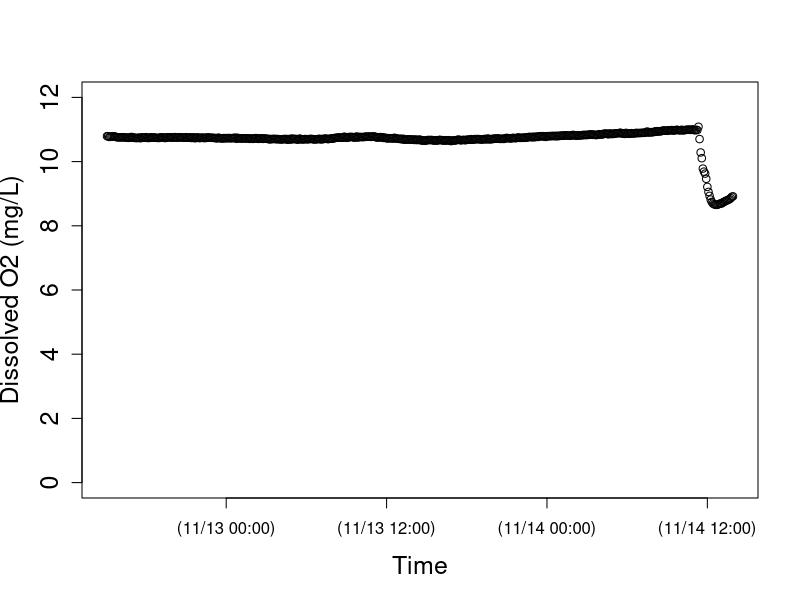
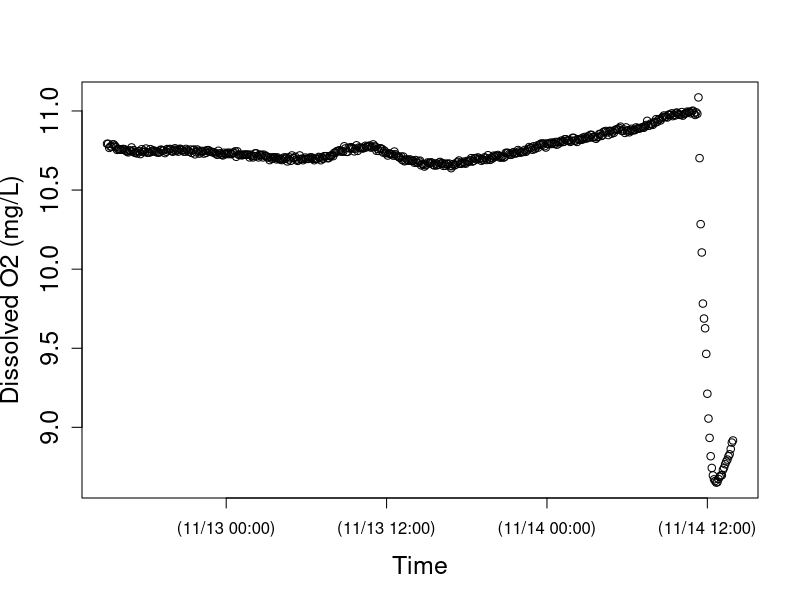

These charts were generated, in order, by the following R code: (Note: this script raises an error after producing the figures.)
setwd("N:/Thesis.N/FreshStart_trans/TempLight_trans/TempLightFall17_trans/HU12nov17")
install.packages("chron")
library(chron)
StreamData=read.table("HU12nov17.csv",header=TRUE)  	##time is in seconds since 1970 and in UTC
StreamData$dtime<-chron(StreamData$time/86400)-(8/24)
## Check new chron object dtime and O2 data
## here is where you can target and remove outliers if you want to check before running models 
plot(StreamData$dtime, StreamData$oxy,cex.lab=1.5, cex.axis=1.5, lwd=1,ylim=c(0,12), xlab="Time",ylab="Dissolved O2 (mg/L)")
plot(StreamData$dtime, StreamData$oxy,cex.lab=1.5, cex.axis=1.5, lwd=1, xlab="Time",ylab="Dissolved O2 (mg/L)")

# END data important and management
# [2] LOAD O2 SATURATION FUNCTION

osat<- function(temp, bp) {
  
  tstd<-log((298.15-temp) / (273.15 + temp))
  
  a0<-2.00907
  a1<-3.22014
  a2<-4.0501
  a3<-4.94457
  a4<- -0.256847
  a5<- 3.88767
  
  u<-10^(8.10765-(1750.286/(235+temp)))
  
  sato<-(exp(a0 + a1*tstd + a2*tstd^2 + a3*tstd^3 + a4*tstd^4+a5*tstd^5))*((bp-u)/(760-u))*1.42905
  sato
}

#end of function
# END loading O2 SAT calc #
# [3] LOAD BAROMETRIC PRESSURE FUNCTION
## Function to correct barometric pressure for altitude. From Colt (2012).
## This function gives bp in mmHg for altitude given nearby measurement of standardized barometric pressure. 
## temp is degC 
## alt is m
## bpst is in inches of Hg and the sort of data you will find from U.S. weather stations.  Delete the *25.4 if you in the rest of the world where pressure is given in metric units
####function returns mm of Hg
bpcalc<- function(bpst, alt) {
  bpst*25.4*exp((-9.80665*0.0289644*alt)/(8.31447*(273.15+15)))
}
#end of function
# END loading BP calc function ####### 
# [4] LOAD GAS EXCHANGE (K) FUNCTIONS
# NOTE: The functions you use will depend on the methods used to estimate K (O2, propane, SF6). The temperature correction (Kcor) is embedded in the models below, but the Kcor function must be loaded into R before running the model.
# UNITS are day^(-1)
## This code does the opposite of Kcor below; it estimates K600 for KO2 at a given temperature. From Wanninkhof (1992).
K600fromO2<-function (temp, KO2) {
  ((600/(1800.6 - (120.1 * temp) + (3.7818 * temp^2) - (0.047608 * temp^3)))^-0.5) * KO2
}
#end of function
# This calculates K600 from K measured in a propane addition. From Raymond et al. (2012).
K600frompropane<-function (temp, Kpropane) {
  ((600/(2864 - (154.14 * temp) + (3.791 * temp^2) - (0.0379 * temp^3)))^-0.5) * Kpropane
}
#end of function
# This calculates K600 from K measured in a SF6 addition. From Raymond et al. (2012).
K600fromSF6<-function(temp, KSF6) {
  ((600/(3255.3-(217.13*temp)+(6.837*temp^2)-(0.08607*temp^3)))^-0.5)*KSF6
}
#end of function
# This function calculates KO2 at any given tempertaure from K600. via schmidt number scaling.  The scaling equation if From Jähne et al. (1987), Schmidt number conversions from Wanninkhof et al. 1992.
Kcor<-function (temp,K600){
  K600/(600/(1800.6-(temp*120.1)+(3.7818*temp^2)-(0.047608*temp^3)))^-0.5
}
#end of function
# END loading K functions
# [5] NIGHTTIME REGRESSION to estimate K -- OPTIONAL
### nighttime regression code to estimate K. Approach as in Hornberger and Kelly (1975).
## o2 file is your oxygen data (defined in subsetting)
## bp is barometric pressure in mm Hg for your site, 
## ts is the time step in MINUTES (not days as in metabolism code below)

nightreg<-function(o2file, bp, ts){
  
  temp<-o2file$temp
  oxy<-o2file$oxy
  
  # moving average on oxy data
  oxyf1<-filter(o2file$oxy,rep(1/3,3), sides=2)
  
  # trim the ends of the oxy data
  oxyf2<- oxyf1[c(-1,-length(oxyf1))]
  
  # calculate delO/delt; convert to units of days by ts in min-1*1440
  deltaO2<-((oxyf2[-1]-oxyf2[-length(oxyf2)])/ts)*1440
  
  # Trim the first two and last one from the temp data to match the filter oxy data
  temptrim<-temp[c(-2:-1,-length(temp))]
  
  # calc the dodef
  satdef<-osat(temptrim,bp)-oxyf2[-1]
  
  # fit linear model and plot using linear model fitting (lm) and abline functions in R stats package
  nreg<-lm(deltaO2~satdef)
  plot(satdef,deltaO2)
  abline(nreg)
  
  # use coef function in R stats package to get lm coefficients
  coeff<-coef(nreg)
  
  # output gives lm coeff and K600 (converted from nighttime regression estimate of KO2)
  out<-list(coeff, K600fromO2(mean(temp), coeff[2]))
  out
  
}
#end of function
# NOTE: this approach works better for some sites/dates than others; always check that your model fit is good and that your K600 estimate makes sense!
#Call as:  The first argument in the function defines when to pull data.  In this case on 10/27/204 (for spring creek) between 18:05 and 23:00

nightreg(StreamData[StreamData$dtime>=as.numeric(chron(dates="11/08/17", times="00:00:00")) & StreamData$dtime<=as.numeric(chron(dates="11/08/17", times="23:59:59")), ], bp=660, ts=10)
# END nighttime regression calculation of K #
# check that light makes sense
plot(StreamData$dtime, StreamData$light,cex.lab=1.5, cex.axis=1.5, lwd=1, xlab="Time",ylab="PAR (umol photons/s/m2)")
# END light
# [7] MODEL v1 - RIVERMETABK; solves for GPP, ER, AND K
##
# [7a] LOAD RIVERMETABK functions
###########################################

## VERSION 1 of possible metabolism model

##### now estimate metabolism

## parameter names (and units) for BOTH rivermetab functions (solving for or fixing K600):
## oxy.mod = modeled O2 (mg/L)
## oxy = O2 data (mg/L)
## MET[1] = GPP = estimated daily gross primary production (g O2 m-2 d-1); + flux of O2 production
## MET[2] = ER = estimated daily ecosystem respiration (g O2 m-2 d-1); - flux of O2 consumption 
## MET[3] = K = estimated K600 (d-1)
## z = estimated site depth (m)
## Kcor = KO2 corrected for temperature, calculated from K600 (d-1)
## bp = barometric pressure (mmHg)
## temp = water temperature (C)
## light = PAR data (or modlight from above light function)
## ts = time step of O2 data from logger (10 min intervals --> units are day, so 10/1440=0.06944)

# Model to calculate GPP, ER and K simultaneously
# This model is advantageous in the sense that one can estimate K from the data, but beware that it may be an overparameterized model.  
# Note that you have the opportunity below to use your light data or modeled light (here as data$light estimated for spring creek and french creek with the light model function above). You decide and modify the function and data names accordingly.

# rivermetabK is the master function that calls the MLE function (onestationmleK) and plotting function (onestationplot) below
rivermetabK<-function(o2file, z, bp, ts){
  
  ##pull data out of loaded o2file (subset in CALL function) and give it a name. 
  temp<-o2file$temp
  oxy<-o2file$oxy
  light<-o2file$light
  
  ##This calls onestationmleK (below) to calculate metabolism by non-linear minimization. We use nlm() function in R stats package; for more information see "help(nlm)"  The first argument is the function to be minimized, the second defines the starting values.  The function that is minimized (onestationmleK, see below) always has as its first argument, a vector of parameters (MET), and second argument a vector of starting values for those parameters, p=c(3,-5, 10).
  
  river.mle<-nlm(onestationmleK, p=c(3,-5, 10), oxy=oxy, z=z,temp=temp,light=light, bp=bp, ts=ts)
  
  ##plot modeled and measaured O2 given MLE estimates of GPP, ER, and K600.  It calls a function below onestationplot()
  
  onestationplot(GPP=river.mle$estimate[1], ER=river.mle$estimate[2],oxy=oxy,z=z,temp=temp,light=light, K=river.mle$estimate[3], bp=bp, ts=ts)
  
  ##return GPP, ER, K600, and MLE values
  b <- list(GPP=river.mle$estimate[1], ER=river.mle$estimate[2], K600=river.mle$estimate[3], neglogL=river.mle$minimum[1])
  b
}
# end of function
# This function returns the negative log likelihood value given O2 data and estimates of GPP, ER, and K (which is vector MET); is included in master rivermetabK function above
onestationmleK<-function(MET,temp, oxy, light, z, bp, ts) {
  
  # create new vector for modeled O2
  oxy.mod<-numeric(length(data))
  # give starting value from oxygen data; this is the only time O2 data is used to model GPP and ER
  oxy.mod[1]<-oxy[1]
  
  # this is the metabolism equation as in Van de Bogert et al 2007 L&OMethods
  for (i in 2:length(oxy)) {oxy.mod[i]<-oxy.mod[i-1]+((MET[1]/z)*(light[i]/sum(light)))+ MET[2]*ts/z+(Kcor(temp[i],MET[3]))*ts*(osat(temp[i],bp)-oxy.mod[i-1]) }
  
  ##below is MLE calculation; output is -log likelihood
  # diff in measured and modeled O2
  sqdiff<-(oxy-oxy.mod)^2 
  # likelihood function
  L <- length(oxy) * (log(((sum(sqdiff)/length(oxy))^0.5))+0.5*log(6.28)) + ((2*sum(sqdiff)/length(oxy))^-1) * sum(sqdiff)
  L
}
# end of function
# this function plots modeled O2 and O2 data from estimates of daily GPP, ER, and K; is included in master rivermetabK function above
# Calls same metabolism equation as in mle function, but plots modeled O2 as a function of GPP, ER, and K estimates from mle
# use this to visually assess your model estimates (should be good agreement between modeled and measured O2)
onestationplot<-function(GPP, ER, oxy, z, temp, K, light, bp, ts) {
  
  oxy.mod<-numeric(length(oxy))
  oxy.mod[1]<-oxy[1]
  
  # this is the metabolism equation as in Van de Bogert et al (2007) L&OMethods
  for (i in 2:length(oxy)) { oxy.mod[i]<-oxy.mod[i-1]+((GPP/z)*(light[i]/sum(light)))+ ER*ts/z+(Kcor(temp[i],K))*ts*(osat(temp[i],bp)-oxy.mod[i-1]) }
  
  plot(seq(1:length(oxy)),oxy.mod, type="l",xlab="Time", ylab="Dissolved oxygen  (mg/L)", cex.lab=1.5, cex.axis=1.5, lwd=2 )
  points(seq(1:length(oxy)),oxy)
}
# end of function

####### END LOADING rivermetabK function #
# [7b] CALL RIVERMETABK function
###########################################

## Call as:  z is depth in m, bp is im mmHg, ts is time steps in days.

# for spring creek data; 10/28/14
####### END LOADING rivermetabK function #
# [7b] CALL RIVERMETABK function
###########################################

## Call as:  z is depth in m, bp is im mmHg, ts is time steps in days.

# for spring creek data; 10/28/14
####### END LOADING rivermetabK function #
# [7b] CALL RIVERMETABK function
###########################################

## Call as:  z is depth in m, bp is im mmHg, ts is time steps in days.

# for spring creek data; 10/28/14
rivermetab<-function(o2file, z, bp, ts, K){
  
  ##pull data out of loaded o2file (subset in CALL function) and give it a name. 
  temp<-o2file$temp
  oxy<-o2file$oxy
  light<-o2file$light
  
  ##calculate metabolism by non linear minimization of MLE function (below)
  river.mle<-nlm(onestationmle, p=c(3,-5), oxy=oxy, z=z,temp=temp,light=light, bp=bp, ts=ts, K=K)
  
  ##plot data; uses same plot function as given for rivermetabK above (relisted below to keep each model as own unit)
  onestationplot(GPP=river.mle$estimate[1], ER=river.mle$estimate[2],oxy=oxy,z=z,temp=temp,light=light, K=K, bp=bp, ts=ts)
  
  ##return GPP, ER, and MLE value
  b<-list(GPP= river.mle$estimate[1], ER= river.mle$estimate[2],  neglogL= river.mle$minimum[1])
  b
}
# end of function

# function returns the likelihood value given O2 data and estimates of GPP, ER (which is vector MET); is included in master rivermetab function above; K600 is fixed
onestationmle<-function(MET,temp, oxy, light, z, bp, ts, K) {
  
  oxy.mod<-numeric(length(data))
  oxy.mod[1]<-oxy[1]
  
  # this is the metabolism equation as in Van de Bogert et al 2007 L&OMethods
  for (i in 2:length(oxy)) {oxy.mod[i]<-oxy.mod[i-1]+((MET[1]/z)*(light[i]/sum(light)))+ MET[2]*ts/z+(Kcor(temp[i],K))*ts*(osat(temp[i],bp)-oxy.mod[i-1]) }
  
  ## below is MLE calculation; output is likelihood
  # diff in measured and modeled O2
  sqdiff<-(oxy-oxy.mod)^2 
  # likelihood function
  L <- length(oxy)*(log(((sum(sqdiff)/length(oxy))^0.5)) +0.5*log(6.28)) + ((2*sum(sqdiff)/length(oxy))^-1)*sum(sqdiff)
  L
}
#end of function

# (As in rivermetabK)
# this function plots modeled O2 and O2 data from estimates of daily GPP and ER; is included in master rivermetab function above
# Calls same metabolism equation as in mle function, but plots modeled O2 as a function of GPP, ER estimates from mle
# use this to visually assess your model estimates (should be good agreement between modeled and measured O2)
onestationplot<-function(GPP, ER, oxy, z, temp, K, light, bp, ts) {
  
  oxy.mod<-numeric(length(oxy))
  oxy.mod[1]<-oxy[1]
  
  # this is the metabolism equation as in Van de Bogert et al (2007) L&OMethods
  for (i in 2:length(oxy)) { oxy.mod[i]<-oxy.mod[i-1]+((GPP/z)*(light[i]/sum(light)))+ ER*ts/z+(Kcor(temp[i],K))*ts*(osat(temp[i],bp)-oxy.mod[i-1]) }
  
  plot(seq(1:length(oxy)),oxy.mod, type="l",xlab="Time", ylab="Dissolved oxygen  (mg/L)", cex.lab=1.5, cex.axis=1.5, lwd=2 )
  points(seq(1:length(oxy)),oxy)
  
  print(summary(lm(oxy~oxy.mod)))
  
}
# end of function
####### END loading rivermetab function ####### 
## Call as:  z is depth in m, bp is im mmHg, ts is time steps in days.

# 5 MIN timestep!! literature k600 values based on slope
rivermetab(o2file=StreamData[StreamData$dtime>=as.numeric(chron(
  dates="11/12/17", times="15:30:00")) & StreamData $dtime<=as.numeric(chron(
    dates="11/14/17", times="11:15:00")), ], 
  z=0.046, 
  bp=724, 
  ts=0.0034722, 
  K=80.768051)
# 10 MIN timestep!! literature k600 values based on slope
rivermetab(o2file=StreamData[StreamData$dtime>=as.numeric(chron(
  dates="11/12/17", times="15:30:00")) & StreamData $dtime<=as.numeric(chron(
    dates="11/14/17", times="11:15:00")), ], 
  z=0.046, 
  bp=724, 
  ts=0.0069444, 
  K=80.768051)

# 5 MIN timestep!! my derived k600 values based on velocity
rivermetab(o2file=StreamData[StreamData$dtime>=as.numeric(chron(
  dates="11/12/17", times="15:30:00")) & StreamData $dtime<=as.numeric(chron(
  dates="11/14/17", times="11:15:00")), ], 
  z=0.046, 
  bp=724, 
  ts=0.0034722, 
  K=27.8409962)
# 10 MIN timestep!! my derived k600 values based on velocity
rivermetab(o2file=StreamData[StreamData$dtime>=as.numeric(chron(
  dates="11/12/17", times="15:30:00")) & StreamData $dtime<=as.numeric(chron(
    dates="11/14/17", times="11:15:00")), ], 
  z=0.046, 
  bp=724, 
  ts=0.0069444, 
  K=27.8409962)

# 5 MIN timestep!! full model as is 
rivermetabK(o2file=StreamData[ StreamData $dtime>=as.numeric(chron(
  dates="11/12/17", times="15:30:00")) & StreamData $dtime<=as.numeric(chron(
  dates="11/14/17", times="11:15:00")), ], 
  z=0.046, 
  bp=724, 
  ts=0.0034722)
